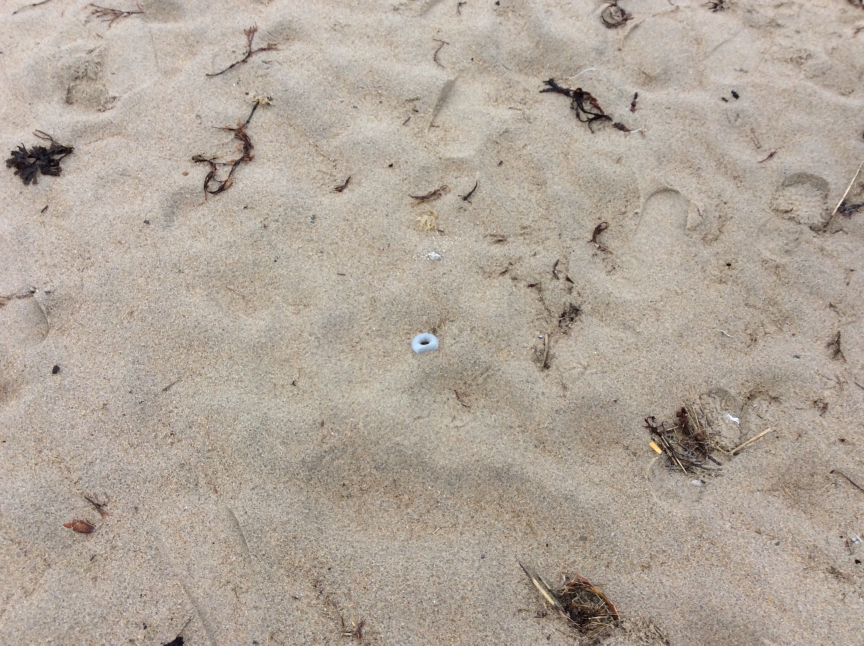
#> input picture Sample_Images/1.jpg, 2592 x 1936 px (shown at 1/3 size); its folder holds only this picture in this run
$ python interactive.py   (Python 2 division)
#> lines starting #> are read from the running program, lines starting #| are printed output that depends on the picture; after the words box and inside, x2 and y2 are one past the last pixel; in counts of white or black regions, pixels touching at a corner belong together
### Testing_Grounds/helpers.py
import imutils
import cv2
import numpy as np
import math
import random

# FAQ
# Q. What is "yield"?
# A. http://stackoverflow.com/questions/231767/what-does-the-yield-keyword-do


COLOR_THRESH = 150
EDGE_MIN_THRESH = 100
EDGE_MAX_THRESH = 200
TEST_CASE_SIZE = 50

# [143 lines left out: functions featuresForImage, extractFeatures, cropAndResize, colorDetect, getCoords, generateNegativeTestCases and 3 more, not called in this run]

def compressJPG(img, factor):
    """
    Compress a JPG image

    :param img: Source Image
    :param factor: Compression factor; ranges from 0 to 1 if you're trying to make the image smaller
    """
#> called with factor = 0.5
    resizedImg = np.array([])
#> resizedImg = empty array
    resizedImg = cv2.resize(img, (0,0), resizedImg, factor, factor, cv2.INTER_NEAREST)
#> img is the input picture: shape (1936, 2592, 3); mean B, G, R 154.3, 165.6, 176.8
    return resizedImg

### interactive.py
import cv2
import numpy as np
import matplotlib.pyplot as plt
import sys
from Neural_Network.master_features import feature_images
from Testing_Grounds.helpers import compressJPG

NUM_IMAGES = 22 # max image number
FOLDER_NAME = './Sample_Images/'
RESIZE_FACTOR = 0.5
MAX_WINDOW_SIZE = 200
MIN_WINDOW_SIZE = 20

imgnum = 1 # keeps track of which image we're on; 15 is set as default
img = compressJPG(cv2.imread(FOLDER_NAME+str(imgnum)+'.jpg'), RESIZE_FACTOR)
imgH,imgW,channels = img.shape
#> imgH = 968; imgW = 1296; channels = 3

win_size = 50 # default size of sliding windows

# [52 lines left out: functions onclick, plot_window, keypress, not called in this run]

def draw_windows(winW, winH, img):
#> called with winW = 50, winH = 50
	imgCopy = np.copy(img)
	imgH,imgW,channels = img.shape
#> imgH = 968; imgW = 1296; channels = 3
	for i in range(-1*((-1*imgH)/winH)): # -1*((-1*imgH)/winH) is the ceiling of imgH/winH
		imgCopy[winH*i,:] = [[0,0,0]]*imgW
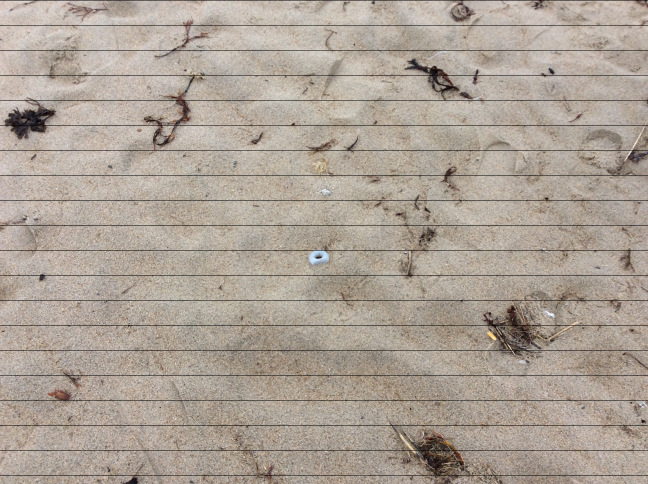
#> imgCopy: shape (968, 1296, 3) (shown at 1/2 size); mean B, G, R 151, 162, 173
	for i in range(-1*((-1*imgW)/winW)): # -1*((-1*imgW)/winW) is the ceiling of imgW/winW
		imgCopy[:,winW*i] = [[0,0,0]]*imgH
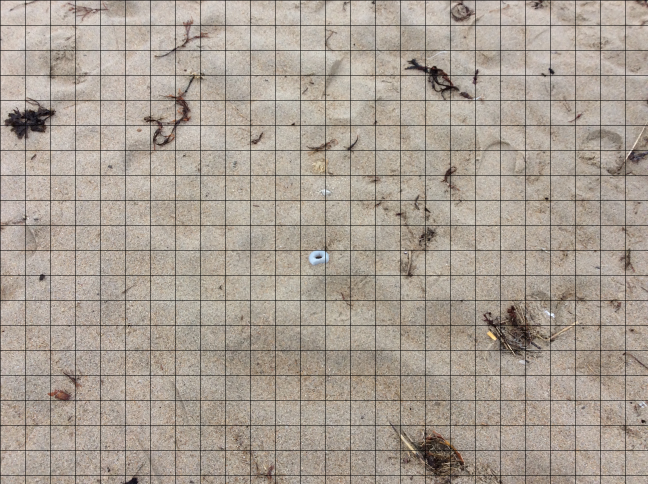
#> imgCopy: shape (968, 1296, 3) (shown at 1/2 size); 1.96% of pixels changed, all inside (x1, y1, x2, y2) = (0, 1, 1251, 968)
	return imgCopy

fig = plt.figure()
fig.canvas.mpl_connect('key_press_event', keypress)
fig.canvas.mpl_connect('button_press_event', onclick)

img_with_windows = draw_windows(win_size, win_size, img)
plt.imshow(img_with_windows)
plt.title('Image '+str(imgnum)+' of '+str(NUM_IMAGES)), plt.xticks([]), plt.yticks([])
plt.show()
